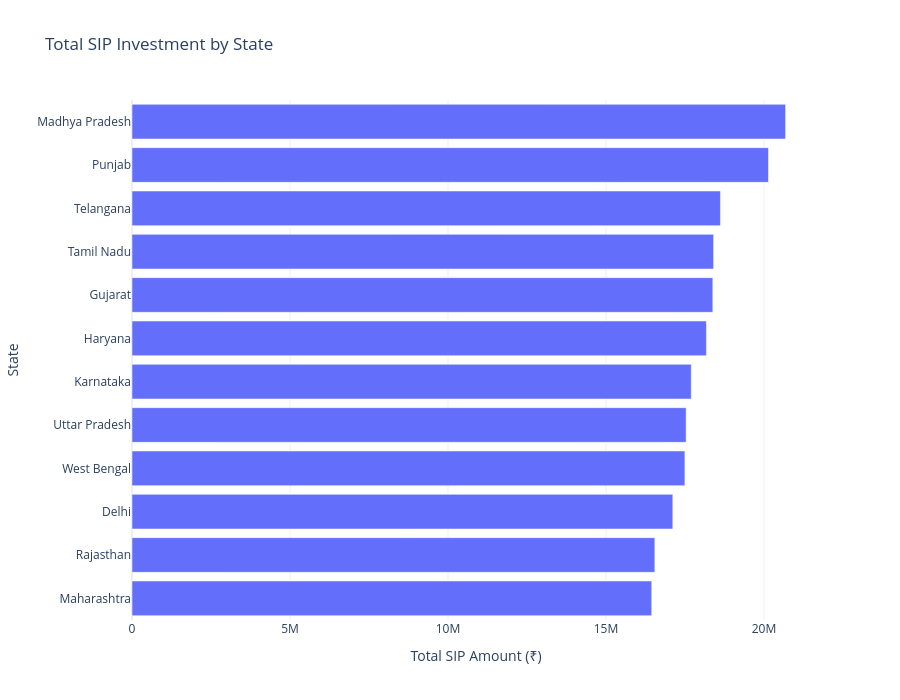

Here is the notebook cell this chart was saved with:
### Markdown cell above
# 6. Geographic Distribution of Mutual Fund Investments

### Objective

This section analyzes the geographical spread of mutual fund investments across India.

The visualizations compare total SIP investments by state and investor distribution between T30 and B30 cities.

### Code cell
# TOTAL SIP AMOUNT BY STATE

sip_transactions = investor_transactions[
    investor_transactions["transaction_type"] == "SIP"
]

state_sip = (
    sip_transactions
    .groupby("state")["amount_inr"]
    .sum()
    .sort_values(ascending=True)
)

fig = px.bar(
    x=state_sip.values,
    y=state_sip.index,
    orientation="h",
    title="Total SIP Investment by State",
    labels={
        "x":"Total SIP Amount (₹)",
        "y":"State"
    }
)

fig.update_layout(
    height=700,
    template="plotly_white"
)

fig.show()

fig.write_image(
    "../reports/state_sip_distribution.png",
    width=1600,
    height=900,
    scale=3
)

print("State-wise SIP chart exported successfully!")

### Figure 1 — Plotly figure (JSON) as saved in the notebook; plotly's stock layout.template omitted (floating-point values rounded to 4 significant figures)
{"data": [{"hovertemplate": "Total SIP Amount (₹)=%{x}<br>State=%{y}<extra></extra>", "legendgroup": "", "marker": {"color": "#636efa", "pattern": {"shape": ""}}, "name": "", "orientation": "h", "showlegend": false, "textposition": "auto", "type": "bar", "x": [16445629, 16544233, 17113608, 17495769, 17534858, 17696903, 18176696, 18378904, 18404368, 18620216, 20140064, 20682243], "xaxis": "x", "y": ["Maharashtra", "Rajasthan", "Delhi", "West Bengal", "Uttar Pradesh", "Karnataka", "Haryana", "Gujarat", "Tamil Nadu", "Telangana", "Punjab", "Madhya Pradesh"], "yaxis": "y"}], "layout": {"barmode": "relative", "height": 700, "legend": {"tracegroupgap": 0}, "title": {"text": "Total SIP Investment by State"}, "xaxis": {"anchor": "y", "domain": [0, 1], "title": {"text": "Total SIP Amount (₹)"}}, "yaxis": {"anchor": "x", "domain": [0, 1], "title": {"text": "State"}}}}
